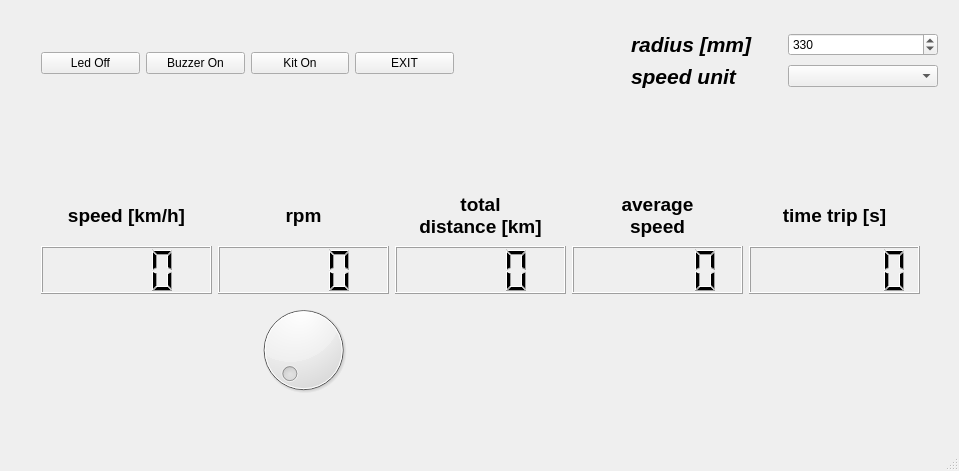
<?xml version="1.0" encoding="UTF-8"?>
<ui version="4.0">
 <class>MainWindow</class>
 <widget class="QMainWindow" name="MainWindow">
  <property name="geometry">
   <rect>
    <x>0</x>
    <y>0</y>
    <width>959</width>
    <height>471</height>
   </rect>
  </property>
  <property name="windowTitle">
   <string>Licznik prędkości</string>
  </property>
  <property name="tabShape">
   <enum>QTabWidget::Rounded</enum>
  </property>
  <widget class="QWidget" name="centralWidget">
   <widget class="QWidget" name="gridLayoutWidget">
    <property name="geometry">
     <rect>
      <x>30</x>
      <y>180</y>
      <width>901</width>
      <height>231</height>
     </rect>
    </property>
    <layout class="QGridLayout" name="gridLayout">
     <property name="sizeConstraint">
      <enum>QLayout::SetNoConstraint</enum>
     </property>
     <item row="0" column="0">
      <widget class="QLabel" name="label_speed">
       <property name="font">
        <font>
         <pointsize>14</pointsize>
         <weight>75</weight>
         <italic>false</italic>
         <bold>true</bold>
        </font>
       </property>
       <property name="text">
        <string>speed [km/h]</string>
       </property>
       <property name="alignment">
        <set>Qt::AlignCenter</set>
       </property>
      </widget>
     </item>
     <item row="1" column="0">
      <widget class="QLCDNumber" name="lcd_speed">
       <property name="layoutDirection">
        <enum>Qt::LeftToRight</enum>
       </property>
       <property name="smallDecimalPoint">
        <bool>false</bool>
       </property>
       <property name="digitCount">
        <number>4</number>
       </property>
      </widget>
     </item>
     <item row="0" column="4">
      <widget class="QLabel" name="label_time_trip">
       <property name="font">
        <font>
         <pointsize>14</pointsize>
         <weight>75</weight>
         <bold>true</bold>
        </font>
       </property>
       <property name="text">
        <string>time trip [s]</string>
       </property>
       <property name="alignment">
        <set>Qt::AlignCenter</set>
       </property>
      </widget>
     </item>
     <item row="1" column="3">
      <widget class="QLCDNumber" name="lcd_avg_speed">
       <property name="smallDecimalPoint">
        <bool>false</bool>
       </property>
       <property name="segmentStyle">
        <enum>QLCDNumber::Filled</enum>
       </property>
      </widget>
     </item>
     <item row="1" column="4">
      <widget class="QLCDNumber" name="lcd_time_trip">
       <property name="digitCount">
        <number>6</number>
       </property>
      </widget>
     </item>
     <item row="1" column="1">
      <widget class="QLCDNumber" name="lcd_rpm">
       <property name="smallDecimalPoint">
        <bool>false</bool>
       </property>
       <property name="digitCount">
        <number>4</number>
       </property>
      </widget>
     </item>
     <item row="0" column="2">
      <widget class="QLabel" name="label_distance">
       <property name="font">
        <font>
         <pointsize>14</pointsize>
         <weight>75</weight>
         <italic>false</italic>
         <bold>true</bold>
        </font>
       </property>
       <property name="text">
        <string>total 
distance [km]</string>
       </property>
       <property name="alignment">
        <set>Qt::AlignCenter</set>
       </property>
      </widget>
     </item>
     <item row="0" column="3">
      <widget class="QLabel" name="label_avg_speed">
       <property name="font">
        <font>
         <pointsize>14</pointsize>
         <weight>75</weight>
         <bold>true</bold>
        </font>
       </property>
       <property name="text">
        <string>average 
speed</string>
       </property>
       <property name="alignment">
        <set>Qt::AlignCenter</set>
       </property>
      </widget>
     </item>
     <item row="0" column="1">
      <widget class="QLabel" name="label_rpm">
       <property name="font">
        <font>
         <pointsize>14</pointsize>
         <weight>75</weight>
         <italic>false</italic>
         <bold>true</bold>
        </font>
       </property>
       <property name="text">
        <string>rpm</string>
       </property>
       <property name="alignment">
        <set>Qt::AlignCenter</set>
       </property>
      </widget>
     </item>
     <item row="1" column="2">
      <widget class="QLCDNumber" name="lcd_distance">
       <property name="layoutDirection">
        <enum>Qt::LeftToRight</enum>
       </property>
       <property name="smallDecimalPoint">
        <bool>false</bool>
       </property>
       <property name="digitCount">
        <number>4</number>
       </property>
       <property name="value" stdset="0">
        <double>0.000000000000000</double>
       </property>
      </widget>
     </item>
     <item row="2" column="1">
      <widget class="QDial" name="dial_rpm">
       <property name="maximum">
        <number>1000</number>
       </property>
      </widget>
     </item>
    </layout>
   </widget>
   <widget class="QWidget" name="horizontalLayoutWidget">
    <property name="geometry">
     <rect>
      <x>30</x>
      <y>20</y>
      <width>435</width>
      <height>87</height>
     </rect>
    </property>
    <layout class="QHBoxLayout" name="horizontalLayout_2">
     <item>
      <widget class="QPushButton" name="pushButton_led">
       <property name="text">
        <string>Led Off</string>
       </property>
      </widget>
     </item>
     <item>
      <widget class="QPushButton" name="pushButton_buzzer">
       <property name="text">
        <string>Buzzer On</string>
       </property>
      </widget>
     </item>
     <item>
      <widget class="QPushButton" name="pushButton_kit">
       <property name="text">
        <string>Kit On</string>
       </property>
      </widget>
     </item>
     <item>
      <widget class="QPushButton" name="pushButton">
       <property name="text">
        <string>EXIT</string>
       </property>
      </widget>
     </item>
    </layout>
   </widget>
   <widget class="QWidget" name="gridLayoutWidget_2">
    <property name="geometry">
     <rect>
      <x>620</x>
      <y>20</y>
      <width>329</width>
      <height>81</height>
     </rect>
    </property>
    <layout class="QGridLayout" name="gridLayout_2">
     <item row="1" column="1">
      <widget class="QSpinBox" name="spinBox_radius">
       <property name="maximum">
        <number>999</number>
       </property>
       <property name="value">
        <number>330</number>
       </property>
      </widget>
     </item>
     <item row="1" column="0">
      <widget class="QLabel" name="label">
       <property name="font">
        <font>
         <pointsize>16</pointsize>
         <weight>75</weight>
         <italic>true</italic>
         <bold>true</bold>
        </font>
       </property>
       <property name="text">
        <string>radius [mm]</string>
       </property>
      </widget>
     </item>
     <item row="2" column="0">
      <widget class="QLabel" name="label_2">
       <property name="font">
        <font>
         <pointsize>16</pointsize>
         <weight>75</weight>
         <italic>true</italic>
         <bold>true</bold>
        </font>
       </property>
       <property name="text">
        <string>speed unit</string>
       </property>
      </widget>
     </item>
     <item row="2" column="1">
      <widget class="QComboBox" name="comboBox"/>
     </item>
    </layout>
   </widget>
  </widget>
  <widget class="QStatusBar" name="statusBar"/>
 </widget>
 <layoutdefault spacing="6" margin="11"/>
 <resources/>
 <connections>
  <connection>
   <sender>pushButton</sender>
   <signal>clicked()</signal>
   <receiver>MainWindow</receiver>
   <slot>close()</slot>
   <hints>
    <hint type="sourcelabel">
     <x>92</x>
     <y>323</y>
    </hint>
    <hint type="destinationlabel">
     <x>325</x>
     <y>323</y>
    </hint>
   </hints>
  </connection>
 </connections>
</ui>
